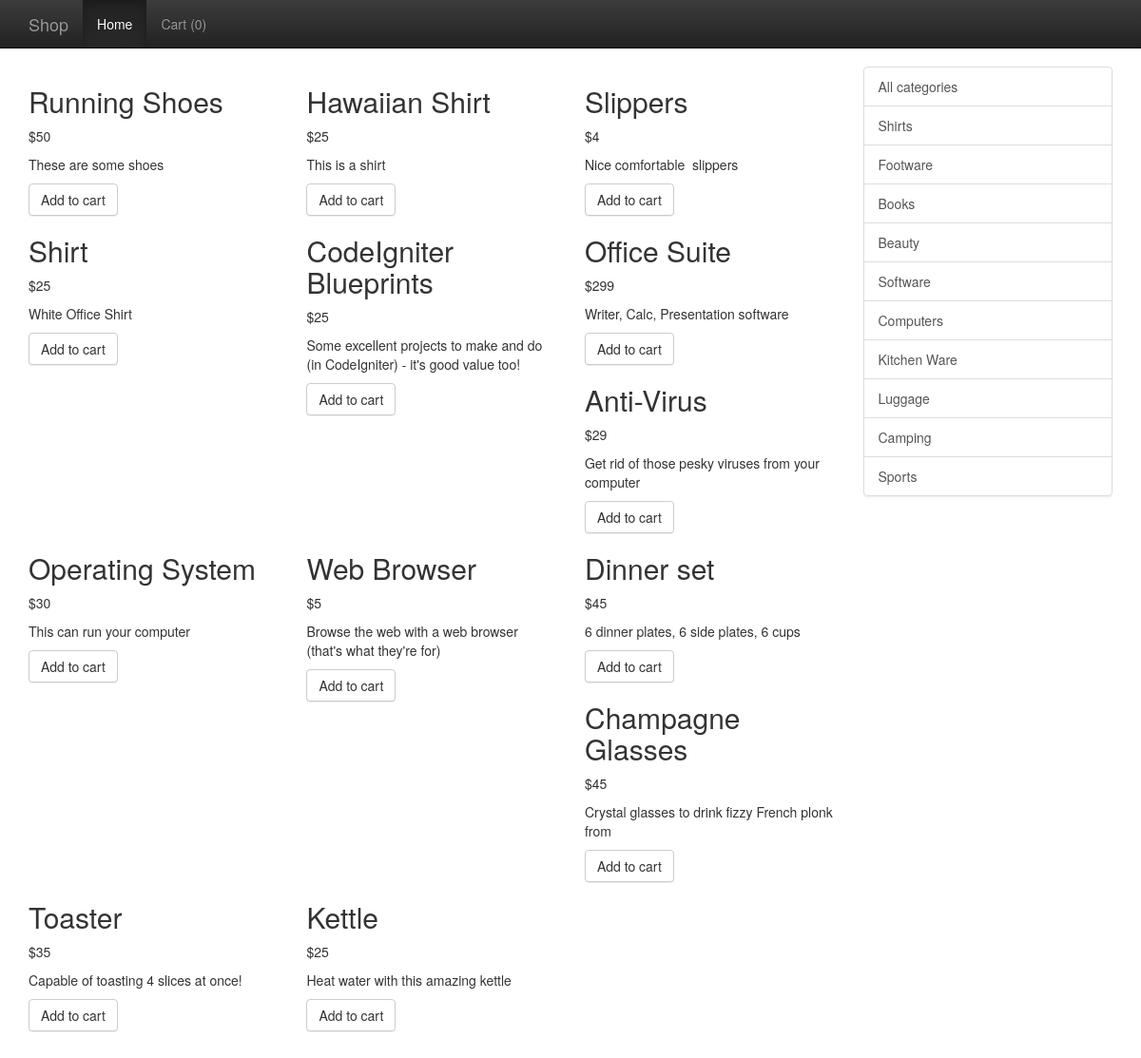
The page / on the database its author committed.
### tables this page shows
CREATE TABLE IF NOT EXISTS `products` (
  `product_id` int(11) NOT NULL AUTO_INCREMENT,
  `product_name` varchar(255) NOT NULL,
  `product_code` int(11) NOT NULL,
  `product_description` varchar(255) NOT NULL,
  `category_id` int(11) NOT NULL,
  `product_price` int(11) NOT NULL,
  PRIMARY KEY (`product_id`)
);

CREATE TABLE IF NOT EXISTS `categories` (
  `cat_id` int(11) NOT NULL AUTO_INCREMENT,
  `cat_name` varchar(50) NOT NULL,
  `cat_url_name` varchar(15) NOT NULL,
  PRIMARY KEY (`cat_id`)
);

### application/controllers/Shop.php (called while the page is built, shortened)
<?php if (!defined('BASEPATH')) exit('No direct script access allowed');
class Shop extends MY_Controller {
  function __construct() {
    $this->load->library('cart');
    $this->load->helper('form');
    $this->load->helper('url');
    $this->load->helper('security');
    $this->load->model('Shop_model');
    $this->load->database();
    $this->load->library('form_validation');
  }
  public function index() {
    if (!$this->uri->segment(3)) {
      $data['query'] = $this->Shop_model->get_all_products();
    } else {
      $data['query'] = $this->Shop_model->get_all_products_by_category_name($this->uri->segment(3));
    }
    $data['cat_query'] = $this->Shop_model->get_all_categories();
    $cart_contents = $this->session->userdata('cart_contents');
    $data['items'] = $cart_contents['total_items'];
    $this->load->view('common/header');
    $this->load->view('nav/top_nav', $data);
    $this->load->view('shop/display_products', $data);
    $this->load->view('common/footer');
  }
}

### index.php (called while the page is built, shortened)
<?php
require_once BASEPATH.'core/CodeIgniter.php';

### application/models/Shop_model.php (called while the page is built, shortened)
<?php if ( ! defined('BASEPATH')) exit('No direct script access allowed');
class Shop_model extends CI_Model {
  public function get_all_products() {
    $query = $this->db->get('products');
    return $query;
  }
  public function get_all_categories($cat_url_name = null) {
    $query = $this->db->get('categories');
    return $query;
  }
}

### application/views/shop/display_products.php (the view)
<div class="row row-offcanvas row-offcanvas-right">
  <div class="col-xs-12 col-sm-9">
    <div class="row">
      <?php foreach ($query->result() as $row) : ?>
        <div class="col-6 col-sm-6 col-lg-4">
          <h2><?php echo $row->product_name ; ?></h2>
          <p>$<?php echo $row->product_price ; ?></p>
          <p><?php echo $row->product_description ; ?></p>
        <?php echo anchor('shop/add/'.$row->product_id, $this->lang->line('index_add_to_cart'), 'class="btn btn-default"') ; ?>
        </div>
      <?php endforeach ; ?>
    </div>
  </div>
  <div class="col-xs-6 col-sm-3 sidebar-offcanvas" id="sidebar" role="navigation">
    <div class="list-group">
      <?php echo anchor(base_url(), $this->lang->line('index_all_categories'), 'class="list-group-item"') ; ?>
      <?php foreach ($cat_query->result() as $row) : ?>
       <?php echo anchor('shop/index/'.$row->cat_url_name, $row->cat_name, 'class="list-group-item"') ; ?>
      <?php endforeach ; ?>
    </div>
  </div>
</div>

### application/views/common/header.php (shortened to what this page needs)
<!DOCTYPE html>
<html lang="en">
  <head>
    <link href="<?php echo base_url('bootstrap/css/bootstrap.min.css'); ?>" rel="stylesheet">
    <link href="<?php echo base_url('bootstrap/css/bootstrap-theme.min.css'); ?>" rel="stylesheet">
    <link href="<?php echo base_url('bootstrap/css/theme.css');?>" rel="stylesheet">
  </head>
  <body role="document">

### application/views/nav/top_nav.php (shortened to what this page needs)
<div class="navbar navbar-inverse navbar-fixed-top" role="navigation">
  <div class="container">
    <div class="navbar-header">
      <a class="navbar-brand" href="<?php echo base_url() ; ?>"><?php echo $this->lang->line('system_system_name'); ?></a>
    </div>
    <div class="navbar-collapse collapse">
      <ul class="nav navbar-nav">
        <li class="active"><?php echo anchor('shop', $this->lang->line('nav_home')) ; ?></li>
        <li><?php echo anchor('shop/display_cart', ($items > 0) ? $this->lang->line('nav_cart_count') . '(' . $items . ')' : $this->lang->line('nav_cart_count') .'(0)') ; ?></li>
      </ul>
    </div>
  </div>
</div>
<div class="container theme-showcase" role="main">

### application/views/common/footer.php (shortened to what this page needs)
    </div>
    <link href="<?php echo base_url('bootstrap/css/bootstrap.min.css'); ?>" rel="stylesheet">
  </body>
</html>

### rows shown on the page
products: product_name "Running Shoes", product_price "50", product_description "These are some shoes", product_id "Add to cart"
products: product_name "Hawaiian Shirt", product_price "25", product_description "This is a shirt", product_id "Add to cart"
products: product_name "Slippers", product_price "4", product_description "Nice comfortable slippers", product_id "Add to cart"
products: product_name "Shirt", product_price "25", product_description "White Office Shirt", product_id "Add to cart"
products: product_name "CodeIgniter Blueprints", product_price "25", product_description "Some excellent projects to make and do (in CodeIgniter) - it's good value too!", product_id "Add to cart"
products: product_name "Office Suite", product_price "299", product_description "Writer, Calc, Presentation software", product_id "Add to cart"
products: product_name "Anti-Virus", product_price "29", product_description "Get rid of those pesky viruses from your computer", product_id "Add to cart"
products: product_name "Operating System", product_price "30", product_description "This can run your computer", product_id "Add to cart"
products: product_name "Web Browser", product_price "5", product_description "Browse the web with a web browser (that's what they're for)", product_id "Add to cart"
products: product_name "Dinner set", product_price "45", product_description "6 dinner plates, 6 side plates, 6 cups", product_id "Add to cart"
products: product_name "Champagne Glasses", product_price "45", product_description "Crystal glasses to drink fizzy French plonk from", product_id "Add to cart"
products: product_name "Toaster", product_price "35", product_description "Capable of toasting 4 slices at once!", product_id "Add to cart"
products: product_name "Kettle", product_price "25", product_description "Heat water with this amazing kettle", product_id "Add to cart"
categories: cat_url_name+cat_name "Shirts"
categories: cat_url_name+cat_name "Footware"
categories: cat_url_name+cat_name "Books"
categories: cat_url_name+cat_name "Beauty"
categories: cat_url_name+cat_name "Software"
categories: cat_url_name+cat_name "Computers"
categories: cat_url_name+cat_name "Kitchen Ware"
categories: cat_url_name+cat_name "Luggage"
categories: cat_url_name+cat_name "Camping"
categories: cat_url_name+cat_name "Sports"

### other values the page prints
$this->lang->line('system_system_name') "Shop"
anchor('shop', $this->lang->line('nav_home')) "Home"
